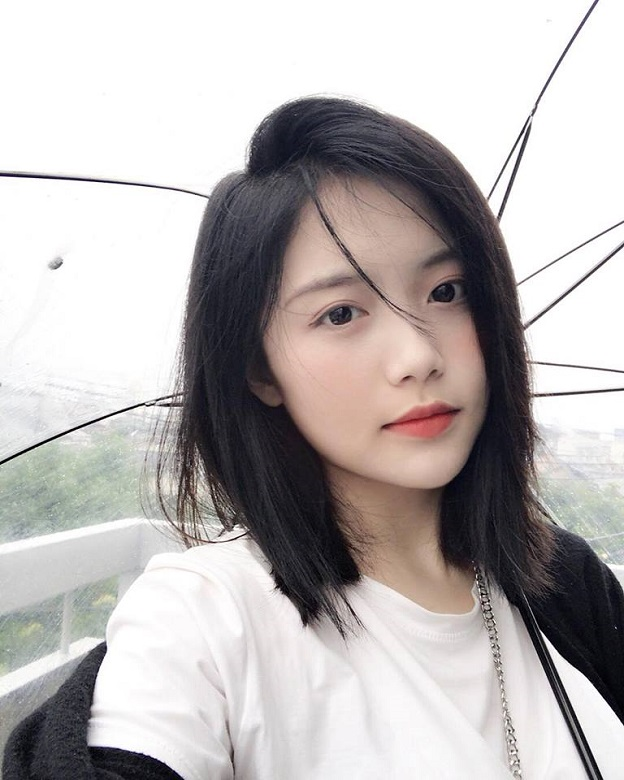
#> input picture AnacondaFace/PhucLearning/girl_xinh.jpg, 624 x 780 px
$ python loaiBoNhieu.py
#> lines starting #> are read from the running program, lines starting #| are printed output that depends on the picture
import cv2

# Load ảnh grayscale
img = cv2.imread('girl_xinh.jpg', cv2.IMREAD_GRAYSCALE)
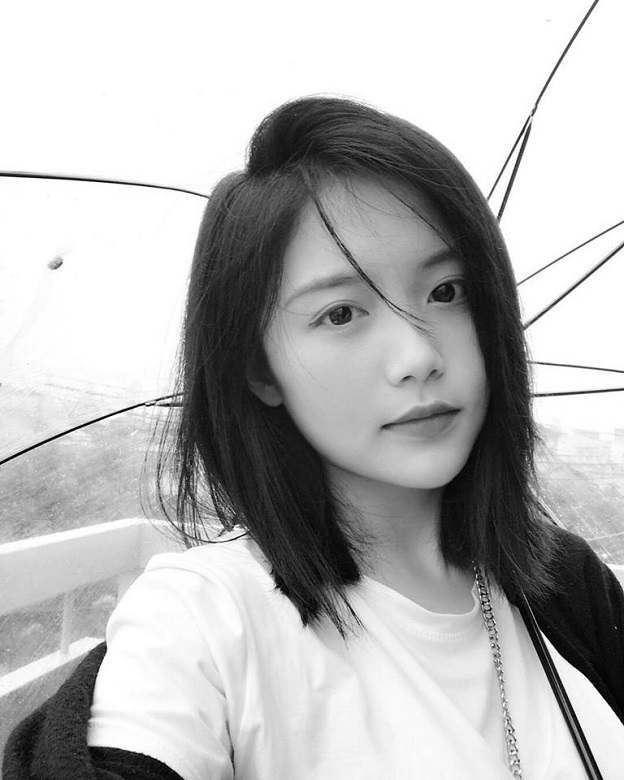
#> img: shape (780, 624); min 0, max 255, mean 181.5

# # Loại bỏ nhiễu bằng phương pháp Gaussian Blur
# img_blur = cv2.GaussianBlur(img, (5, 5), 0)
# # Loại bỏ nhiễu bằng phương pháp Median Blur
# img_blur = cv2.medianBlur(img, 5)
# Loại bỏ nhiễu bằng phương pháp Bilateral Filtering
img_blur = cv2.bilateralFilter(img, 9, 75, 75)

# Hiển thị ảnh gốc và ảnh sau khi loại bỏ nhiễu
cv2.imshow('Original Image', img)
cv2.imshow('Blur Image', img_blur)
cv2.waitKey(0)
cv2.destroyAllWindows()
